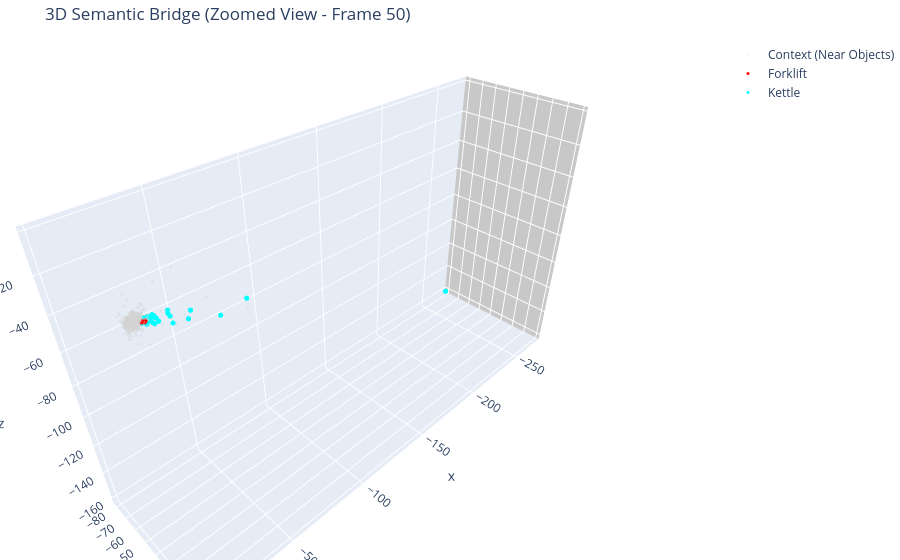

Notebook code cell kept with this figure:
### Markdown cell above
### 7.4.2 Visualize in 3D
We will create a 3D scatter plot of the pointcloud, coloring points according to their assigned semantic labels to visually verify the segmentation results in 3D space.

### Code cell
import plotly.graph_objects as go
import pandas as pd
import numpy as np

def visualize_3d_zoomed(labeled_df, margin=1.5, bg_sample_frac=0.05):
    """
    Creates a 3D plot auto-focused on the labeled objects.
    """
    # Separate target objects and background
    target_pts = labeled_df[labeled_df['semantic_label'] > 0].copy()
    
    if target_pts.empty:
        print("No labeled points to focus on. Showing full cloud.")
        plot_df = labeled_df
        focus_box = None
    else:
        # Calculate Bounding Box of the target objects
        min_x, max_x = target_pts['px_world'].min(), target_pts['px_world'].max()
        min_y, max_y = target_pts['py_world'].min(), target_pts['py_world'].max()
        min_z, max_z = target_pts['pz_world'].min(), target_pts['pz_world'].max()
        
        # Filter background to show only points near the objects
        bg_pts = labeled_df[
            (labeled_df['semantic_label'] == 0) & 
            (labeled_df['px_world'] > min_x - margin) & (labeled_df['px_world'] < max_x + margin) &
            (labeled_df['py_world'] > min_y - margin) & (labeled_df['py_world'] < max_y + margin) &
            (labeled_df['pz_world'] > min_z - margin) & (labeled_df['pz_world'] < max_z + margin)
        ].sample(frac=bg_sample_frac, random_state=42)
        
        focus_box = {
            'x': [min_x - margin, max_x + margin],
            'y': [min_y - margin, max_y + margin],
            'z': [min_z - margin, max_z + margin]
        }

    fig = go.Figure()

    # Add Background (Context)
    fig.add_trace(go.Scatter3d(
        x=bg_pts['px_world'], y=bg_pts['py_world'], z=bg_pts['pz_world'],
        mode='markers',
        marker=dict(size=1.5, color='lightgray', opacity=0.4),
        name='Context (Near Objects)'
    ))

    # Add Target Objects
    unique_ids = sorted(target_pts['semantic_label'].unique())
    for i, obj_id in enumerate(unique_ids):
        obj_mask = target_pts['semantic_label'] == obj_id
        color = 'red' if i == 0 else 'cyan'
        name = 'Forklift' if color == 'red' else 'Kettle'
        
        fig.add_trace(go.Scatter3d(
            x=target_pts.loc[obj_mask, 'px_world'],
            y=target_pts.loc[obj_mask, 'py_world'],
            z=target_pts.loc[obj_mask, 'pz_world'],
            mode='markers',
            marker=dict(size=3, color=color, opacity=1.0),
            name=name
        ))

    # Set the camera and axes to focus only on the bounding box
    layout_dict = dict(
        title=f"3D Semantic Bridge (Zoomed View - Frame {frame_idx})",
        scene=dict(
            xaxis=dict(range=focus_box['x'], backgroundcolor="rgb(200, 200, 200)"),
            yaxis=dict(range=focus_box['y']),
            zaxis=dict(range=focus_box['z']),
            aspectmode='data'
        ),
        margin=dict(l=0, r=0, b=0, t=40)
    )
    
    fig.update_layout(layout_dict)
    fig.show()

# Run the zoomed visualization
visualize_3d_zoomed(labeled_points, margin=2.0, bg_sample_frac=0.1)

### Figure 1 — Plotly figure (JSON) as saved in the notebook; plotly's stock layout.template omitted (floating-point values rounded to 4 significant figures; data arrays with more than 128 entries replaced by an {"elided": "..."} marker saying what was removed)
{"data": [{"marker": {"color": "lightgray", "opacity": 0.4, "size": 1.5}, "mode": "markers", "name": "Context (Near Objects)", "type": "scatter3d", "x": {"elided": "19022 float values"}, "y": {"elided": "19022 float values"}, "z": {"elided": "19022 float values"}}, {"marker": {"color": "red", "opacity": 1, "size": 3}, "mode": "markers", "name": "Forklift", "type": "scatter3d", "x": {"elided": "688 float values"}, "y": {"elided": "688 float values"}, "z": {"elided": "688 float values"}}, {"marker": {"color": "cyan", "opacity": 1, "size": 3}, "mode": "markers", "name": "Kettle", "type": "scatter3d", "x": {"elided": "24995 float values"}, "y": {"elided": "24995 float values"}, "z": {"elided": "24995 float values"}}], "layout": {"margin": {"b": 0, "l": 0, "r": 0, "t": 40}, "scene": {"aspectmode": "data", "xaxis": {"backgroundcolor": "rgb(200, 200, 200)", "range": [-277.8, 2.574]}, "yaxis": {"range": [-83.52, 2.342]}, "zaxis": {"range": [-164.2, 2.318]}}, "title": {"text": "3D Semantic Bridge (Zoomed View - Frame 50)"}}}
